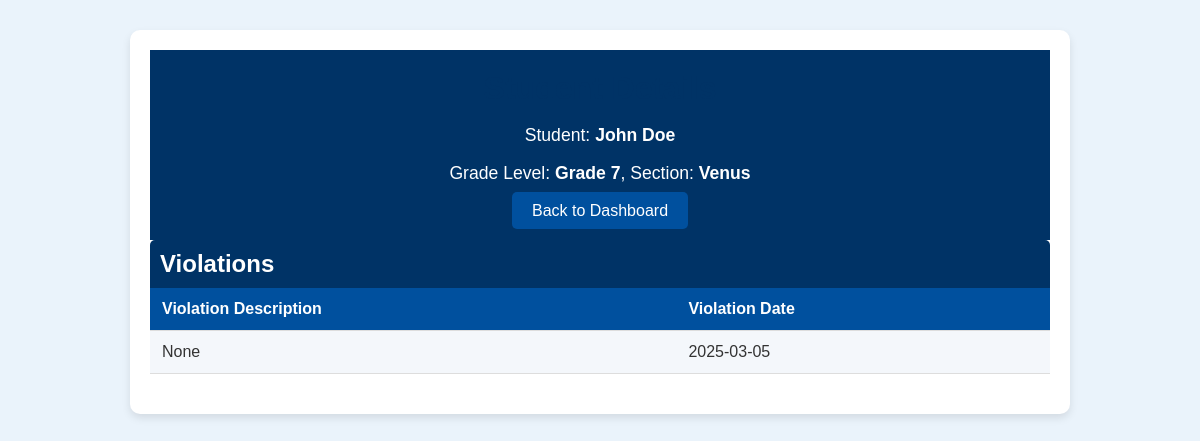
The page /student_details.php?username=Z01 (signed in) on the database its author committed.
### tables this page shows
CREATE TABLE IF NOT EXISTS `stud_tbl` (
  `id` int(11) NOT NULL AUTO_INCREMENT,
  `first_name` varchar(50) NOT NULL,
  `last_name` varchar(50) NOT NULL,
  `section` varchar(50) NOT NULL,
  `grade_level` varchar(50) NOT NULL,
  `username` varchar(50) NOT NULL,
  `password` varchar(50) NOT NULL,
  `attendance` enum('present','absent') NOT NULL DEFAULT 'absent',
  PRIMARY KEY (`id`),
  UNIQUE KEY `username` (`username`)
);

CREATE TABLE IF NOT EXISTS `violations` (
  `id` int(11) NOT NULL AUTO_INCREMENT,
  `username` varchar(50) NOT NULL,
  `violation_description` text NOT NULL,
  `violation_date` date NOT NULL DEFAULT curdate(),
  `violation_time` time NOT NULL,
  PRIMARY KEY (`id`),
  KEY `idx_username` (`username`),
  CONSTRAINT `fk_username` FOREIGN KEY (`username`) REFERENCES `stud_tbl` (`username`) ON DELETE CASCADE
);

### student_details.php (the view, shortened to what this page needs)
<?php
require_once 'php/config.php';
if (isset($_GET['username'])) {
    $student_username = $_GET['username'];
    $student_query = "SELECT * FROM stud_tbl WHERE username = ?";
    $student_stmt = $conn->prepare($student_query);
    $student_stmt->bind_param("s", $student_username);
    $student_stmt->execute();
    $student_result = $student_stmt->get_result();
    if ($student_result->num_rows > 0) {
        $student_data = $student_result->fetch_assoc();
        $student_first_name = $student_data['first_name'];
        $student_last_name = $student_data['last_name'];
        $student_grade_level = $student_data['grade_level'];
        $student_section = $student_data['section'];
    } else {
        echo "Error: Student information not found.";
        exit;
    }
    $violation_query = "SELECT * FROM violations WHERE username = ?";
    $violation_stmt = $conn->prepare($violation_query);
    $violation_stmt->bind_param("s", $student_username);
    $violation_stmt->execute();
    $violation_result = $violation_stmt->get_result();
} else {
    echo "Error: No student selected.";
    exit;
}
?>
<!DOCTYPE html>
<html lang="en">
<head>
    <link rel="stylesheet" href="css/student_detail.css">
</head>
<body>
    <div class="student-details">
        <header class="header">
            <h1>Student Details</h1>
            <p>Student: <strong><?php echo htmlspecialchars($student_first_name . " " . $student_last_name); ?></strong></p>
            <p>Grade Level: <strong><?php echo htmlspecialchars($student_grade_level); ?></strong>, Section: <strong><?php echo htmlspecialchars($student_section); ?></strong></p>
            <div class="header-buttons">
                <a href="teacher_dashboard.php" class="btn">Back to Dashboard</a>
            </div>
        </header>
        <section class="section violation-list">
            <h2>Violations</h2>
            <table class="styled-table">
                <thead>
                    <tr>
                        <th>Violation Description</th>
                        <th>Violation Date</th>
                    </tr>
                </thead>
                <tbody>
                    <?php
                    if ($violation_result->num_rows > 0) {
                        while ($row = $violation_result->fetch_assoc()) {
                            echo "<tr>";
                            echo "<td>" . htmlspecialchars($row['violation_description']) . "</td>";
                            echo "<td>" . htmlspecialchars($row['violation_date']) . "</td>";
                            echo "</tr>";
                        }
                    } else {
                        echo "<tr><td colspan='2'>No violations recorded.</td></tr>";
                    }
                    ?>
                </tbody>
            </table>
        </section>
    </div>
</body>
</html>

### css/student_detail.css (style rules this page uses)
body { font-family: Arial, sans-serif; background-color: #eaf3fb; margin: 0; padding: 0; color: #333; }
a { text-decoration: none; }
h1, h2 { color: #003366; }
.header { background-color: #003366; color: white; padding: 20px; text-align: center; }
.header h1 { margin: 0; font-size: 2rem; }
.header p { font-size: 1.1rem; }
.header .header-buttons { margin-top: 10px; }
.header .btn { background-color: #00509e; color: white; padding: 10px 20px; margin: 5px; border-radius: 5px; transition: background-color 0.3s ease; }
.student-details { max-width: 900px; margin: 30px auto; background-color: white; padding: 20px; box-shadow: 0 4px 8px rgba(0, 0, 0, 0.1); border-radius: 10px; }
.student-details section { margin-bottom: 20px; }
.section h2 { background-color: #003366; color: white; padding: 10px; margin: 0; border-radius: 5px 5px 0 0; }
.section p, .section table { padding: 10px; background-color: #f4f7fb; border-radius: 0 0 5px 5px; }
.styled-table { width: 100%; border-collapse: collapse; }
.styled-table th, .styled-table td { padding: 12px; text-align: left; border-bottom: 1px solid #ddd; }
.styled-table th { background-color: #00509e; color: white; }
.styled-table td { background-color: #f4f7fb; }

### rows shown on the page
stud_tbl: first_name+last_name "John Doe", grade_level "Grade 7", section "Venus"
violations: violation_description "None", violation_date "2025-03-05"
